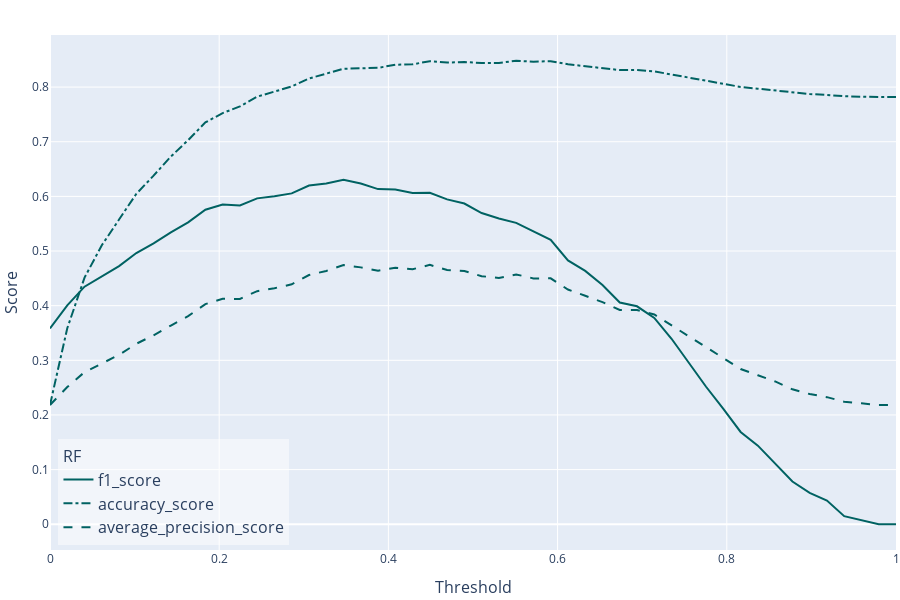

The cell this chart's notebook holds for it:
### Code cell
# Compare how different metrics perform for different thresholds
atom.winner.plot_threshold(metric=["f1", "accuracy", "ap"], steps=50)

### Figure 1 — Plotly figure (JSON) as saved in the notebook; plotly's stock layout.template omitted (floating-point values rounded to 4 significant figures)
{"data": [{"hovertemplate": "(%{x}, %{y})<extra>RF - f1_score</extra>", "legendgroup": "RF", "legendgrouptitle": {"font": {"size": 16}, "text": "RF"}, "line": {"color": "rgb(0, 98, 98)", "dash": "solid", "width": 2}, "marker": {"color": "rgb(0, 98, 98)", "line": {"color": "rgba(255, 255, 255, 0.9)", "width": 1}, "size": 8, "symbol": "circle"}, "mode": "lines", "name": "f1_score", "showlegend": true, "type": "scatter", "x": [0, 0.02041, 0.04082, 0.06122, 0.08163, 0.102, 0.1224, 0.1429, 0.1633, 0.1837, 0.2041, 0.2245, 0.2449, 0.2653, 0.2857, 0.3061, 0.3265, 0.3469, 0.3673, 0.3878, 0.4082, 0.4286, 0.449, 0.4694, 0.4898, 0.5102, 0.5306, 0.551, 0.5714, 0.5918, 0.6122, 0.6327, 0.6531, 0.6735, 0.6939, 0.7143, 0.7347, 0.7551, 0.7755, 0.7959, 0.8163, 0.8367, 0.8571, 0.8776, 0.898, 0.9184, 0.9388, 0.9592, 0.9796, 1], "xaxis": "x", "y": [0.3584, 0.4006, 0.4348, 0.4533, 0.4724, 0.4964, 0.5142, 0.5341, 0.5526, 0.5755, 0.585, 0.5833, 0.5964, 0.6003, 0.6055, 0.6198, 0.6237, 0.6306, 0.6236, 0.6133, 0.6126, 0.6061, 0.6067, 0.5945, 0.587, 0.5695, 0.5596, 0.5516, 0.5356, 0.5204, 0.4828, 0.4636, 0.4377, 0.4057, 0.3988, 0.3776, 0.3394, 0.2947, 0.2516, 0.2112, 0.1689, 0.1438, 0.1119, 0.07829, 0.05755, 0.04348, 0.01476, 0.007407, 0, 0], "yaxis": "y"}, {"hovertemplate": "(%{x}, %{y})<extra>RF - accuracy_score</extra>", "legendgroup": "RF", "legendgrouptitle": {"font": {"size": 16}, "text": "RF"}, "line": {"color": "rgb(0, 98, 98)", "dash": "dashdot", "width": 2}, "marker": {"color": "rgb(0, 98, 98)", "line": {"color": "rgba(255, 255, 255, 0.9)", "width": 1}, "size": 8, "symbol": "x"}, "mode": "lines", "name": "accuracy_score", "showlegend": true, "type": "scatter", "x": [0, 0.02041, 0.04082, 0.06122, 0.08163, 0.102, 0.1224, 0.1429, 0.1633, 0.1837, 0.2041, 0.2245, 0.2449, 0.2653, 0.2857, 0.3061, 0.3265, 0.3469, 0.3673, 0.3878, 0.4082, 0.4286, 0.449, 0.4694, 0.4898, 0.5102, 0.5306, 0.551, 0.5714, 0.5918, 0.6122, 0.6327, 0.6531, 0.6735, 0.6939, 0.7143, 0.7347, 0.7551, 0.7755, 0.7959, 0.8163, 0.8367, 0.8571, 0.8776, 0.898, 0.9184, 0.9388, 0.9592, 0.9796, 1], "xaxis": "x", "y": [0.2183, 0.3588, 0.4513, 0.5106, 0.5576, 0.6047, 0.638, 0.6729, 0.7029, 0.7354, 0.7524, 0.7646, 0.7825, 0.7914, 0.8011, 0.8157, 0.8247, 0.8336, 0.8344, 0.8352, 0.8409, 0.8417, 0.8474, 0.845, 0.8458, 0.8442, 0.8442, 0.8482, 0.8466, 0.8474, 0.8417, 0.8385, 0.8352, 0.8312, 0.8312, 0.8287, 0.8231, 0.8174, 0.8117, 0.806, 0.8003, 0.7971, 0.7938, 0.7898, 0.7873, 0.7857, 0.7833, 0.7825, 0.7817, 0.7817], "yaxis": "y"}, {"hovertemplate": "(%{x}, %{y})<extra>RF - average_precision_score</extra>", "legendgroup": "RF", "legendgrouptitle": {"font": {"size": 16}, "text": "RF"}, "line": {"color": "rgb(0, 98, 98)", "dash": "dash", "width": 2}, "marker": {"color": "rgb(0, 98, 98)", "line": {"color": "rgba(255, 255, 255, 0.9)", "width": 1}, "size": 8, "symbol": "diamond"}, "mode": "lines", "name": "average_precision_score", "showlegend": true, "type": "scatter", "x": [0, 0.02041, 0.04082, 0.06122, 0.08163, 0.102, 0.1224, 0.1429, 0.1633, 0.1837, 0.2041, 0.2245, 0.2449, 0.2653, 0.2857, 0.3061, 0.3265, 0.3469, 0.3673, 0.3878, 0.4082, 0.4286, 0.449, 0.4694, 0.4898, 0.5102, 0.5306, 0.551, 0.5714, 0.5918, 0.6122, 0.6327, 0.6531, 0.6735, 0.6939, 0.7143, 0.7347, 0.7551, 0.7755, 0.7959, 0.8163, 0.8367, 0.8571, 0.8776, 0.898, 0.9184, 0.9388, 0.9592, 0.9796, 1], "xaxis": "x", "y": [0.2183, 0.251, 0.2784, 0.294, 0.31, 0.3303, 0.3458, 0.3637, 0.3808, 0.4028, 0.4126, 0.4123, 0.4266, 0.4319, 0.439, 0.4561, 0.4636, 0.4744, 0.4701, 0.4641, 0.4694, 0.4667, 0.4746, 0.4654, 0.4635, 0.454, 0.4506, 0.4572, 0.4499, 0.45, 0.4295, 0.4181, 0.4064, 0.3921, 0.3922, 0.3839, 0.364, 0.3444, 0.3246, 0.3043, 0.2841, 0.2726, 0.2613, 0.2469, 0.2383, 0.2326, 0.2242, 0.2212, 0.2183, 0.2183], "yaxis": "y"}], "layout": {"font": {"size": 12}, "height": 600, "hoverlabel": {"font": {"size": 16}}, "legend": {"bgcolor": "rgba(255, 255, 255, 0.5)", "font": {"size": 16}, "groupclick": "toggleitem", "traceorder": "grouped", "x": 0.01, "xanchor": "left", "y": 0.01, "yanchor": "bottom"}, "margin": {"b": 50, "l": 50, "pad": 0, "r": 0, "t": 35}, "showlegend": true, "title": {"font": {"size": 24}, "pad": {"b": 15, "t": 15}, "x": 0.5, "xanchor": "center", "xref": "paper", "y": 1, "yanchor": "top"}, "width": 900, "xaxis": {"anchor": "y", "automargin": true, "autorange": true, "domain": [0, 1], "range": [0, 1], "title": {"font": {"size": 16}, "text": "Threshold"}, "type": "linear"}, "yaxis": {"anchor": "x", "automargin": true, "autorange": true, "domain": [0, 1], "range": [-0.04712, 0.8953], "title": {"font": {"size": 16}, "text": "Score"}, "type": "linear"}}}
